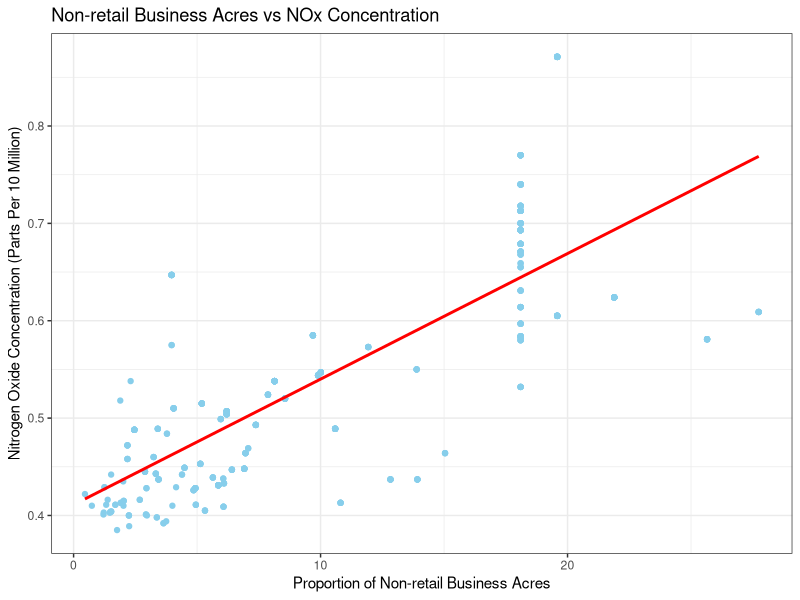

Recreate this plot in R.
library(MASS)
"The dataset to be analyzed is Boston from the MASS library."

cor(Boston$nox, Boston$indus) #0.7636514

"The positive correlation is so strong. It makes perfect sense. The more a town
has industrial building, the more fossil fuels is burned. Some of the industry
may burn fossil fuel for the purpose of doing their operations, but mostly the
fossil fuels are burned to get the employees and the workes to the factory! This
is why the NOx concentration goes up. The more industry a town has, the more
urban it is. The more people come to work there, the more NOx gas they produce!"

library(ggplot2)
ggplot(Boston, aes(indus, nox)) +
  geom_point(color = "sky blue") +
  geom_smooth(method = "lm", se = F, color = "red") +
  xlab("Proportion of Non-retail Business Acres") +
  ylab("Nitrogen Oxide Concentration (Parts Per 10 Million)") +
  ggtitle("Non-retail Business Acres vs NOx Concentration") +
  theme_bw()